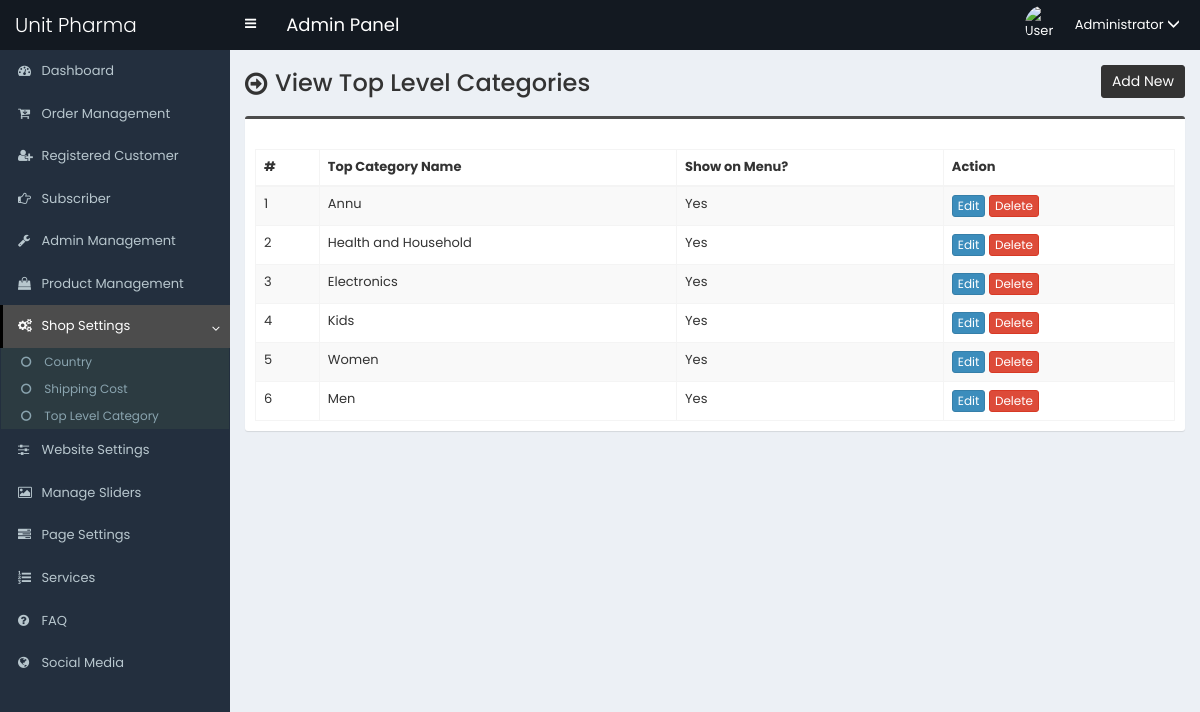
The page /admin/top-category.php (signed in) on the database as committed earlier.
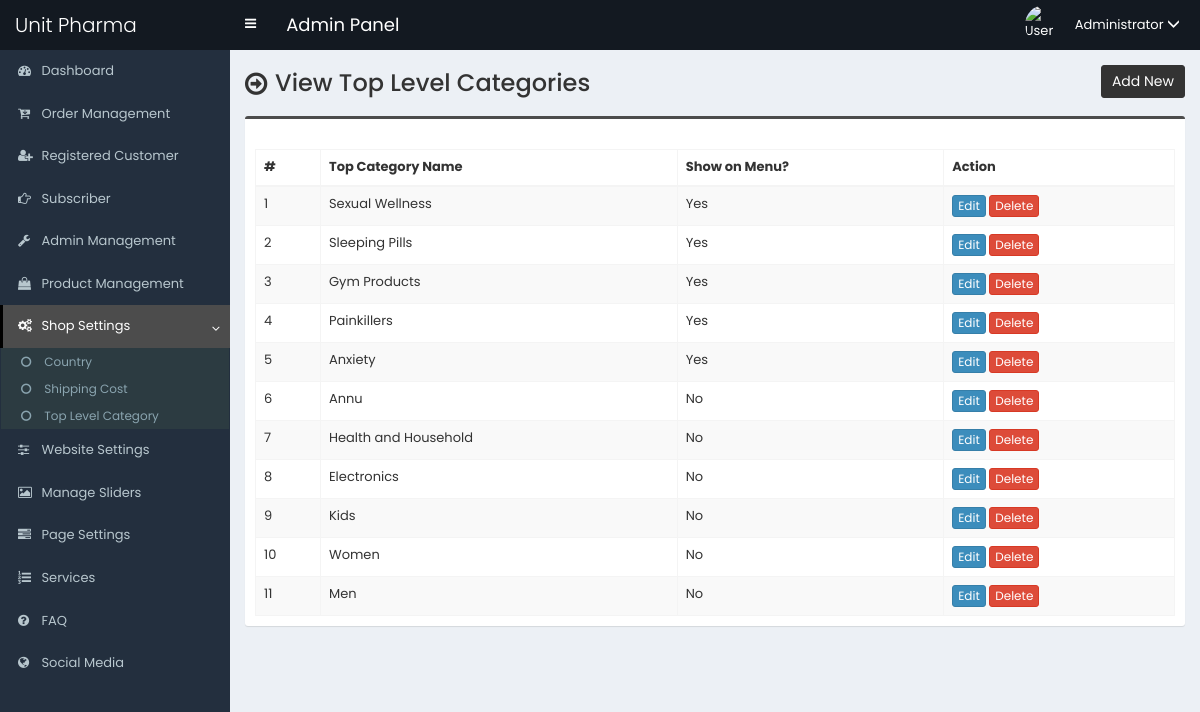
The same page on the database as committed later.
### tables this page shows
CREATE TABLE `tbl_top_category` (
  `tcat_id` int(11) NOT NULL,
  `tcat_name` varchar(255) NOT NULL,
  `show_on_menu` int(1) NOT NULL
);

### admin/top-category.php (the view, shortened to what this page needs)
<?php require_once('header.php');
?>
<section class="content-header">
    <div class="content-header-left">
        <h1>View Top Level Categories</h1>
    </div>
    <div class="content-header-right">
        <a href="top-category-add.php" class="btn btn-primary btn-sm">Add New</a>
    </div>
</section>
<section class="content">
    <div class="row">
        <div class="col-md-12">
            <div class="box box-info">
                <div class="box-body table-responsive">
                    <table id="example1" class="table table-bordered table-hover table-striped">
                        <thead>
                            <tr>
                                <th>#</th>
                                <th>Top Category Name</th>
                                <th>Show on Menu?</th>
                                <th>Action</th>
                            </tr>
                        </thead>
                        <tbody>
                            <?php
            	$i=0;
            	$statement = $pdo->prepare("SELECT * FROM tbl_top_category ORDER BY tcat_id DESC");
            	$statement->execute();
            	$result = $statement->fetchAll(PDO::FETCH_ASSOC);
            	foreach ($result as $row) {
            		$i++;
            		?>
                            <tr>
                                <td><?php echo $i; ?></td>
                                <td><?php echo $row['tcat_name']; ?></td>
                                <td>
                                    <?php
                                if($row['show_on_menu'] == 1) {
                                    echo 'Yes';
                                } else {
                                    echo 'No';
                                }
                            ?>
                                </td>
                                <td>
                                    <a href="top-category-edit.php?id=<?php echo $row['tcat_id']; ?>"
                                        class="btn btn-primary btn-xs">Edit</a>
                                    <a href="#" class="btn btn-danger btn-xs"
                                        data-href="top-category-delete.php?id=<?php echo $row['tcat_id']; ?>"
                                        data-toggle="modal" data-target="#confirm-delete">Delete</a>
                                </td>
                            </tr>
                            <?php
            	}
            	?>
                        </tbody>
                    </table>
                </div>
            </div>
</section>
<?php require_once('footer.php'); ?>

Rows that differ between the two databases and show on the page:
added tbl_top_category: tcat_name "Sexual Wellness", show_on_menu "Yes"
added tbl_top_category: tcat_name "Sleeping Pills", show_on_menu "Yes"
added tbl_top_category: tcat_name "Gym Products", show_on_menu "Yes"
added tbl_top_category: tcat_name "Painkillers", show_on_menu "Yes"
added tbl_top_category: tcat_name "Anxiety", show_on_menu "Yes"
changed tbl_top_category "Annu": show_on_menu "Yes" → "No"
changed tbl_top_category "Health and Household": show_on_menu "Yes" → "No"
changed tbl_top_category "Electronics": show_on_menu "Yes" → "No"
changed tbl_top_category "Kids": show_on_menu "Yes" → "No"
changed tbl_top_category "Women": show_on_menu "Yes" → "No"
changed tbl_top_category "Men": show_on_menu "Yes" → "No"
